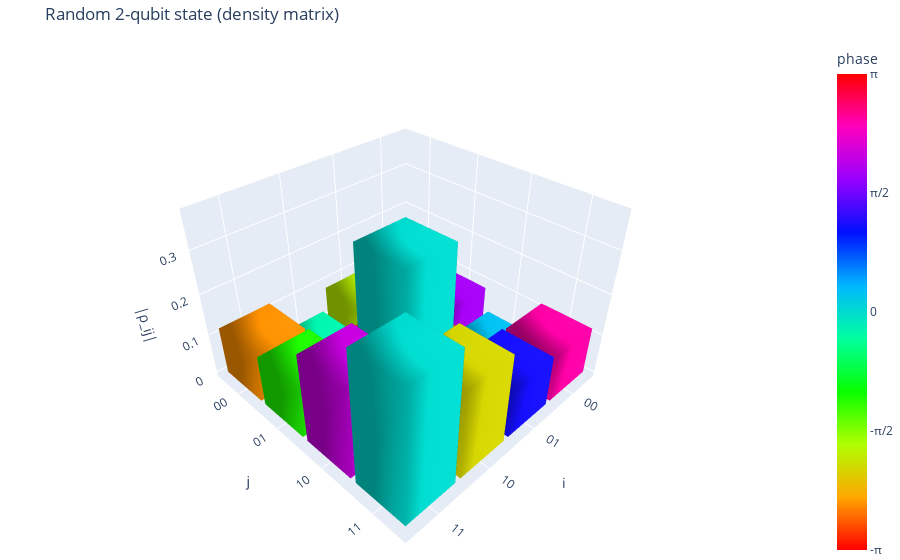

The notebook cell saved with this chart:
### Markdown cell above
### Visualization helpers
Use the histogram helper below to inspect reconstructed density matrices. Include screenshots or exported HTML for a few representative states in your report.

### Code cell
# Demonstration: random 2-qubit density matrix
dim = 4
A = np.random.randn(dim, dim) + 1j * np.random.randn(dim, dim)
rho = A @ A.conj().T
rho = rho / np.trace(rho)

labels = ["00", "01", "10", "11"]
plot_density_matrix_histogram(rho, basis_labels=labels, title="Random 2-qubit state (density matrix)")

### Figure 1 — Plotly figure (JSON) as saved in the notebook; plotly's stock layout.template omitted (floating-point values rounded to 4 significant figures)
{"data": [{"cmax": 3.142, "cmin": -3.142, "colorbar": {"ticktext": ["-π", "-π/2", "0", "π/2", "π"], "tickvals": [-3.142, -1.571, 0, 1.571, 3.142], "title": {"text": "phase "}}, "colorscale": [[0, "#ff0000"], [0.1111, "#ffa700"], [0.2222, "#afff00"], [0.3333, "#08ff00"], [0.4444, "#00ff9f"], [0.5556, "#00b7ff"], [0.6667, "#0010ff"], [0.7778, "#9700ff"], [0.8889, "#ff00bf"], [1, "#ff0000"]], "flatshading": false, "hovertemplate": "i=0, j=0<br>|ρ_ij|=0.111<br>arg(ρ_ij)=0<extra></extra>", "i": [0, 0, 4, 4, 0, 0, 1, 1, 2, 2, 3, 3], "intensity": [0, 0, 0, 0, 0, 0, 0, 0], "j": [1, 2, 5, 6, 1, 5, 2, 6, 3, 7, 0, 4], "k": [2, 3, 6, 7, 5, 4, 6, 5, 7, 6, 4, 7], "lighting": {"ambient": 0.6, "diffuse": 0.7}, "opacity": 1, "showscale": true, "type": "mesh3d", "x": [-0.45, 0.45, 0.45, -0.45, -0.45, 0.45, 0.45, -0.45], "y": [-0.45, -0.45, 0.45, 0.45, -0.45, -0.45, 0.45, 0.45], "z": [0, 0, 0, 0, 0.1106, 0.1106, 0.1106, 0.1106]}, {"cmax": 3.142, "cmin": -3.142, "colorscale": [[0, "#ff0000"], [0.1111, "#ffa700"], [0.2222, "#afff00"], [0.3333, "#08ff00"], [0.4444, "#00ff9f"], [0.5556, "#00b7ff"], [0.6667, "#0010ff"], [0.7778, "#9700ff"], [0.8889, "#ff00bf"], [1, "#ff0000"]], "flatshading": false, "hovertemplate": "i=0, j=1<br>|ρ_ij|=0.084<br>arg(ρ_ij)=7/12π<extra></extra>", "i": [0, 0, 4, 4, 0, 0, 1, 1, 2, 2, 3, 3], "intensity": [1.831, 1.831, 1.831, 1.831, 1.831, 1.831, 1.831, 1.831], "j": [1, 2, 5, 6, 1, 5, 2, 6, 3, 7, 0, 4], "k": [2, 3, 6, 7, 5, 4, 6, 5, 7, 6, 4, 7], "lighting": {"ambient": 0.6, "diffuse": 0.7}, "opacity": 1, "showscale": false, "type": "mesh3d", "x": [-0.45, 0.45, 0.45, -0.45, -0.45, 0.45, 0.45, -0.45], "y": [0.55, 0.55, 1.45, 1.45, 0.55, 0.55, 1.45, 1.45], "z": [0, 0, 0, 0, 0.08433, 0.08433, 0.08433, 0.08433]}, {"cmax": 3.142, "cmin": -3.142, "colorscale": [[0, "#ff0000"], [0.1111, "#ffa700"], [0.2222, "#afff00"], [0.3333, "#08ff00"], [0.4444, "#00ff9f"], [0.5556, "#00b7ff"], [0.6667, "#0010ff"], [0.7778, "#9700ff"], [0.8889, "#ff00bf"], [1, "#ff0000"]], "flatshading": false, "hovertemplate": "i=0, j=2<br>|ρ_ij|=0.024<br>arg(ρ_ij)=1/13π<extra></extra>", "i": [0, 0, 4, 4, 0, 0, 1, 1, 2, 2, 3, 3], "intensity": [0.2516, 0.2516, 0.2516, 0.2516, 0.2516, 0.2516, 0.2516, 0.2516], "j": [1, 2, 5, 6, 1, 5, 2, 6, 3, 7, 0, 4], "k": [2, 3, 6, 7, 5, 4, 6, 5, 7, 6, 4, 7], "lighting": {"ambient": 0.6, "diffuse": 0.7}, "opacity": 1, "showscale": false, "type": "mesh3d", "x": [-0.45, 0.45, 0.45, -0.45, -0.45, 0.45, 0.45, -0.45], "y": [1.55, 1.55, 2.45, 2.45, 1.55, 1.55, 2.45, 2.45], "z": [0, 0, 0, 0, 0.0239, 0.0239, 0.0239, 0.0239]}, {"cmax": 3.142, "cmin": -3.142, "colorscale": [[0, "#ff0000"], [0.1111, "#ffa700"], [0.2222, "#afff00"], [0.3333, "#08ff00"], [0.4444, "#00ff9f"], [0.5556, "#00b7ff"], [0.6667, "#0010ff"], [0.7778, "#9700ff"], [0.8889, "#ff00bf"], [1, "#ff0000"]], "flatshading": false, "hovertemplate": "i=0, j=3<br>|ρ_ij|=0.116<br>arg(ρ_ij)=4/5π<extra></extra>", "i": [0, 0, 4, 4, 0, 0, 1, 1, 2, 2, 3, 3], "intensity": [2.532, 2.532, 2.532, 2.532, 2.532, 2.532, 2.532, 2.532], "j": [1, 2, 5, 6, 1, 5, 2, 6, 3, 7, 0, 4], "k": [2, 3, 6, 7, 5, 4, 6, 5, 7, 6, 4, 7], "lighting": {"ambient": 0.6, "diffuse": 0.7}, "opacity": 1, "showscale": false, "type": "mesh3d", "x": [-0.45, 0.45, 0.45, -0.45, -0.45, 0.45, 0.45, -0.45], "y": [2.55, 2.55, 3.45, 3.45, 2.55, 2.55, 3.45, 3.45], "z": [0, 0, 0, 0, 0.1165, 0.1165, 0.1165, 0.1165]}, {"cmax": 3.142, "cmin": -3.142, "colorscale": [[0, "#ff0000"], [0.1111, "#ffa700"], [0.2222, "#afff00"], [0.3333, "#08ff00"], [0.4444, "#00ff9f"], [0.5556, "#00b7ff"], [0.6667, "#0010ff"], [0.7778, "#9700ff"], [0.8889, "#ff00bf"], [1, "#ff0000"]], "flatshading": false, "hovertemplate": "i=1, j=0<br>|ρ_ij|=0.084<br>arg(ρ_ij)=-7/12π<extra></extra>", "i": [0, 0, 4, 4, 0, 0, 1, 1, 2, 2, 3, 3], "intensity": [-1.831, -1.831, -1.831, -1.831, -1.831, -1.831, -1.831, -1.831], "j": [1, 2, 5, 6, 1, 5, 2, 6, 3, 7, 0, 4], "k": [2, 3, 6, 7, 5, 4, 6, 5, 7, 6, 4, 7], "lighting": {"ambient": 0.6, "diffuse": 0.7}, "opacity": 1, "showscale": false, "type": "mesh3d", "x": [0.55, 1.45, 1.45, 0.55, 0.55, 1.45, 1.45, 0.55], "y": [-0.45, -0.45, 0.45, 0.45, -0.45, -0.45, 0.45, 0.45], "z": [0, 0, 0, 0, 0.08433, 0.08433, 0.08433, 0.08433]}, {"cmax": 3.142, "cmin": -3.142, "colorscale": [[0, "#ff0000"], [0.1111, "#ffa700"], [0.2222, "#afff00"], [0.3333, "#08ff00"], [0.4444, "#00ff9f"], [0.5556, "#00b7ff"], [0.6667, "#0010ff"], [0.7778, "#9700ff"], [0.8889, "#ff00bf"], [1, "#ff0000"]], "flatshading": false, "hovertemplate": "i=1, j=1<br>|ρ_ij|=0.207<br>arg(ρ_ij)=0<extra></extra>", "i": [0, 0, 4, 4, 0, 0, 1, 1, 2, 2, 3, 3], "intensity": [0, 0, 0, 0, 0, 0, 0, 0], "j": [1, 2, 5, 6, 1, 5, 2, 6, 3, 7, 0, 4], "k": [2, 3, 6, 7, 5, 4, 6, 5, 7, 6, 4, 7], "lighting": {"ambient": 0.6, "diffuse": 0.7}, "opacity": 1, "showscale": false, "type": "mesh3d", "x": [0.55, 1.45, 1.45, 0.55, 0.55, 1.45, 1.45, 0.55], "y": [0.55, 0.55, 1.45, 1.45, 0.55, 0.55, 1.45, 1.45], "z": [0, 0, 0, 0, 0.2072, 0.2072, 0.2072, 0.2072]}, {"cmax": 3.142, "cmin": -3.142, "colorscale": [[0, "#ff0000"], [0.1111, "#ffa700"], [0.2222, "#afff00"], [0.3333, "#08ff00"], [0.4444, "#00ff9f"], [0.5556, "#00b7ff"], [0.6667, "#0010ff"], [0.7778, "#9700ff"], [0.8889, "#ff00bf"], [1, "#ff0000"]], "flatshading": false, "hovertemplate": "i=1, j=2<br>|ρ_ij|=0.066<br>arg(ρ_ij)=-8/9π<extra></extra>", "i": [0, 0, 4, 4, 0, 0, 1, 1, 2, 2, 3, 3], "intensity": [-2.785, -2.785, -2.785, -2.785, -2.785, -2.785, -2.785, -2.785], "j": [1, 2, 5, 6, 1, 5, 2, 6, 3, 7, 0, 4], "k": [2, 3, 6, 7, 5, 4, 6, 5, 7, 6, 4, 7], "lighting": {"ambient": 0.6, "diffuse": 0.7}, "opacity": 1, "showscale": false, "type": "mesh3d", "x": [0.55, 1.45, 1.45, 0.55, 0.55, 1.45, 1.45, 0.55], "y": [1.55, 1.55, 2.45, 2.45, 1.55, 1.55, 2.45, 2.45], "z": [0, 0, 0, 0, 0.06569, 0.06569, 0.06569, 0.06569]}, {"cmax": 3.142, "cmin": -3.142, "colorscale": [[0, "#ff0000"], [0.1111, "#ffa700"], [0.2222, "#afff00"], [0.3333, "#08ff00"], [0.4444, "#00ff9f"], [0.5556, "#00b7ff"], [0.6667, "#0010ff"], [0.7778, "#9700ff"], [0.8889, "#ff00bf"], [1, "#ff0000"]], "flatshading": false, "hovertemplate": "i=1, j=3<br>|ρ_ij|=0.123<br>arg(ρ_ij)=4/11π<extra></extra>", "i": [0, 0, 4, 4, 0, 0, 1, 1, 2, 2, 3, 3], "intensity": [1.137, 1.137, 1.137, 1.137, 1.137, 1.137, 1.137, 1.137], "j": [1, 2, 5, 6, 1, 5, 2, 6, 3, 7, 0, 4], "k": [2, 3, 6, 7, 5, 4, 6, 5, 7, 6, 4, 7], "lighting": {"ambient": 0.6, "diffuse": 0.7}, "opacity": 1, "showscale": false, "type": "mesh3d", "x": [0.55, 1.45, 1.45, 0.55, 0.55, 1.45, 1.45, 0.55], "y": [2.55, 2.55, 3.45, 3.45, 2.55, 2.55, 3.45, 3.45], "z": [0, 0, 0, 0, 0.123, 0.123, 0.123, 0.123]}, {"cmax": 3.142, "cmin": -3.142, "colorscale": [[0, "#ff0000"], [0.1111, "#ffa700"], [0.2222, "#afff00"], [0.3333, "#08ff00"], [0.4444, "#00ff9f"], [0.5556, "#00b7ff"], [0.6667, "#0010ff"], [0.7778, "#9700ff"], [0.8889, "#ff00bf"], [1, "#ff0000"]], "flatshading": false, "hovertemplate": "i=2, j=0<br>|ρ_ij|=0.024<br>arg(ρ_ij)=-1/13π<extra></extra>", "i": [0, 0, 4, 4, 0, 0, 1, 1, 2, 2, 3, 3], "intensity": [-0.2516, -0.2516, -0.2516, -0.2516, -0.2516, -0.2516, -0.2516, -0.2516], "j": [1, 2, 5, 6, 1, 5, 2, 6, 3, 7, 0, 4], "k": [2, 3, 6, 7, 5, 4, 6, 5, 7, 6, 4, 7], "lighting": {"ambient": 0.6, "diffuse": 0.7}, "opacity": 1, "showscale": false, "type": "mesh3d", "x": [1.55, 2.45, 2.45, 1.55, 1.55, 2.45, 2.45, 1.55], "y": [-0.45, -0.45, 0.45, 0.45, -0.45, -0.45, 0.45, 0.45], "z": [0, 0, 0, 0, 0.0239, 0.0239, 0.0239, 0.0239]}, {"cmax": 3.142, "cmin": -3.142, "colorscale": [[0, "#ff0000"], [0.1111, "#ffa700"], [0.2222, "#afff00"], [0.3333, "#08ff00"], [0.4444, "#00ff9f"], [0.5556, "#00b7ff"], [0.6667, "#0010ff"], [0.7778, "#9700ff"], [0.8889, "#ff00bf"], [1, "#ff0000"]], "flatshading": false, "hovertemplate": "i=2, j=1<br>|ρ_ij|=0.066<br>arg(ρ_ij)=8/9π<extra></extra>", "i": [0, 0, 4, 4, 0, 0, 1, 1, 2, 2, 3, 3], "intensity": [2.785, 2.785, 2.785, 2.785, 2.785, 2.785, 2.785, 2.785], "j": [1, 2, 5, 6, 1, 5, 2, 6, 3, 7, 0, 4], "k": [2, 3, 6, 7, 5, 4, 6, 5, 7, 6, 4, 7], "lighting": {"ambient": 0.6, "diffuse": 0.7}, "opacity": 1, "showscale": false, "type": "mesh3d", "x": [1.55, 2.45, 2.45, 1.55, 1.55, 2.45, 2.45, 1.55], "y": [0.55, 0.55, 1.45, 1.45, 0.55, 0.55, 1.45, 1.45], "z": [0, 0, 0, 0, 0.06569, 0.06569, 0.06569, 0.06569]}, {"cmax": 3.142, "cmin": -3.142, "colorscale": [[0, "#ff0000"], [0.1111, "#ffa700"], [0.2222, "#afff00"], [0.3333, "#08ff00"], [0.4444, "#00ff9f"], [0.5556, "#00b7ff"], [0.6667, "#0010ff"], [0.7778, "#9700ff"], [0.8889, "#ff00bf"], [1, "#ff0000"]], "flatshading": false, "hovertemplate": "i=2, j=2<br>|ρ_ij|=0.374<br>arg(ρ_ij)=0<extra></extra>", "i": [0, 0, 4, 4, 0, 0, 1, 1, 2, 2, 3, 3], "intensity": [0, 0, 0, 0, 0, 0, 0, 0], "j": [1, 2, 5, 6, 1, 5, 2, 6, 3, 7, 0, 4], "k": [2, 3, 6, 7, 5, 4, 6, 5, 7, 6, 4, 7], "lighting": {"ambient": 0.6, "diffuse": 0.7}, "opacity": 1, "showscale": false, "type": "mesh3d", "x": [1.55, 2.45, 2.45, 1.55, 1.55, 2.45, 2.45, 1.55], "y": [1.55, 1.55, 2.45, 2.45, 1.55, 1.55, 2.45, 2.45], "z": [0, 0, 0, 0, 0.3744, 0.3744, 0.3744, 0.3744]}, {"cmax": 3.142, "cmin": -3.142, "colorscale": [[0, "#ff0000"], [0.1111, "#ffa700"], [0.2222, "#afff00"], [0.3333, "#08ff00"], [0.4444, "#00ff9f"], [0.5556, "#00b7ff"], [0.6667, "#0010ff"], [0.7778, "#9700ff"], [0.8889, "#ff00bf"], [1, "#ff0000"]], "flatshading": false, "hovertemplate": "i=2, j=3<br>|ρ_ij|=0.212<br>arg(ρ_ij)=-2/3π<extra></extra>", "i": [0, 0, 4, 4, 0, 0, 1, 1, 2, 2, 3, 3], "intensity": [-2.067, -2.067, -2.067, -2.067, -2.067, -2.067, -2.067, -2.067], "j": [1, 2, 5, 6, 1, 5, 2, 6, 3, 7, 0, 4], "k": [2, 3, 6, 7, 5, 4, 6, 5, 7, 6, 4, 7], "lighting": {"ambient": 0.6, "diffuse": 0.7}, "opacity": 1, "showscale": false, "type": "mesh3d", "x": [1.55, 2.45, 2.45, 1.55, 1.55, 2.45, 2.45, 1.55], "y": [2.55, 2.55, 3.45, 3.45, 2.55, 2.55, 3.45, 3.45], "z": [0, 0, 0, 0, 0.2118, 0.2118, 0.2118, 0.2118]}, {"cmax": 3.142, "cmin": -3.142, "colorscale": [[0, "#ff0000"], [0.1111, "#ffa700"], [0.2222, "#afff00"], [0.3333, "#08ff00"], [0.4444, "#00ff9f"], [0.5556, "#00b7ff"], [0.6667, "#0010ff"], [0.7778, "#9700ff"], [0.8889, "#ff00bf"], [1, "#ff0000"]], "flatshading": false, "hovertemplate": "i=3, j=0<br>|ρ_ij|=0.116<br>arg(ρ_ij)=-4/5π<extra></extra>", "i": [0, 0, 4, 4, 0, 0, 1, 1, 2, 2, 3, 3], "intensity": [-2.532, -2.532, -2.532, -2.532, -2.532, -2.532, -2.532, -2.532], "j": [1, 2, 5, 6, 1, 5, 2, 6, 3, 7, 0, 4], "k": [2, 3, 6, 7, 5, 4, 6, 5, 7, 6, 4, 7], "lighting": {"ambient": 0.6, "diffuse": 0.7}, "opacity": 1, "showscale": false, "type": "mesh3d", "x": [2.55, 3.45, 3.45, 2.55, 2.55, 3.45, 3.45, 2.55], "y": [-0.45, -0.45, 0.45, 0.45, -0.45, -0.45, 0.45, 0.45], "z": [0, 0, 0, 0, 0.1165, 0.1165, 0.1165, 0.1165]}, {"cmax": 3.142, "cmin": -3.142, "colorscale": [[0, "#ff0000"], [0.1111, "#ffa700"], [0.2222, "#afff00"], [0.3333, "#08ff00"], [0.4444, "#00ff9f"], [0.5556, "#00b7ff"], [0.6667, "#0010ff"], [0.7778, "#9700ff"], [0.8889, "#ff00bf"], [1, "#ff0000"]], "flatshading": false, "hovertemplate": "i=3, j=1<br>|ρ_ij|=0.123<br>arg(ρ_ij)=-4/11π<extra></extra>", "i": [0, 0, 4, 4, 0, 0, 1, 1, 2, 2, 3, 3], "intensity": [-1.137, -1.137, -1.137, -1.137, -1.137, -1.137, -1.137, -1.137], "j": [1, 2, 5, 6, 1, 5, 2, 6, 3, 7, 0, 4], "k": [2, 3, 6, 7, 5, 4, 6, 5, 7, 6, 4, 7], "lighting": {"ambient": 0.6, "diffuse": 0.7}, "opacity": 1, "showscale": false, "type": "mesh3d", "x": [2.55, 3.45, 3.45, 2.55, 2.55, 3.45, 3.45, 2.55], "y": [0.55, 0.55, 1.45, 1.45, 0.55, 0.55, 1.45, 1.45], "z": [0, 0, 0, 0, 0.123, 0.123, 0.123, 0.123]}, {"cmax": 3.142, "cmin": -3.142, "colorscale": [[0, "#ff0000"], [0.1111, "#ffa700"], [0.2222, "#afff00"], [0.3333, "#08ff00"], [0.4444, "#00ff9f"], [0.5556, "#00b7ff"], [0.6667, "#0010ff"], [0.7778, "#9700ff"], [0.8889, "#ff00bf"], [1, "#ff0000"]], "flatshading": false, "hovertemplate": "i=3, j=2<br>|ρ_ij|=0.212<br>arg(ρ_ij)=2/3π<extra></extra>", "i": [0, 0, 4, 4, 0, 0, 1, 1, 2, 2, 3, 3], "intensity": [2.067, 2.067, 2.067, 2.067, 2.067, 2.067, 2.067, 2.067], "j": [1, 2, 5, 6, 1, 5, 2, 6, 3, 7, 0, 4], "k": [2, 3, 6, 7, 5, 4, 6, 5, 7, 6, 4, 7], "lighting": {"ambient": 0.6, "diffuse": 0.7}, "opacity": 1, "showscale": false, "type": "mesh3d", "x": [2.55, 3.45, 3.45, 2.55, 2.55, 3.45, 3.45, 2.55], "y": [1.55, 1.55, 2.45, 2.45, 1.55, 1.55, 2.45, 2.45], "z": [0, 0, 0, 0, 0.2118, 0.2118, 0.2118, 0.2118]}, {"cmax": 3.142, "cmin": -3.142, "colorscale": [[0, "#ff0000"], [0.1111, "#ffa700"], [0.2222, "#afff00"], [0.3333, "#08ff00"], [0.4444, "#00ff9f"], [0.5556, "#00b7ff"], [0.6667, "#0010ff"], [0.7778, "#9700ff"], [0.8889, "#ff00bf"], [1, "#ff0000"]], "flatshading": false, "hovertemplate": "i=3, j=3<br>|ρ_ij|=0.308<br>arg(ρ_ij)=0<extra></extra>", "i": [0, 0, 4, 4, 0, 0, 1, 1, 2, 2, 3, 3], "intensity": [0, 0, 0, 0, 0, 0, 0, 0], "j": [1, 2, 5, 6, 1, 5, 2, 6, 3, 7, 0, 4], "k": [2, 3, 6, 7, 5, 4, 6, 5, 7, 6, 4, 7], "lighting": {"ambient": 0.6, "diffuse": 0.7}, "opacity": 1, "showscale": false, "type": "mesh3d", "x": [2.55, 3.45, 3.45, 2.55, 2.55, 3.45, 3.45, 2.55], "y": [2.55, 2.55, 3.45, 3.45, 2.55, 2.55, 3.45, 3.45], "z": [0, 0, 0, 0, 0.3078, 0.3078, 0.3078, 0.3078]}], "layout": {"margin": {"b": 0, "l": 0, "r": 0, "t": 40}, "scene": {"aspectratio": {"x": 1, "y": 1, "z": 0.7}, "xaxis": {"tickmode": "array", "ticktext": ["00", "01", "10", "11"], "tickvals": [0, 1, 2, 3], "title": {"text": "i"}}, "yaxis": {"tickmode": "array", "ticktext": ["00", "01", "10", "11"], "tickvals": [0, 1, 2, 3], "title": {"text": "j"}}, "zaxis": {"title": {"text": "|ρ_ij|"}}}, "title": {"text": "Random 2-qubit state (density matrix)"}}}
